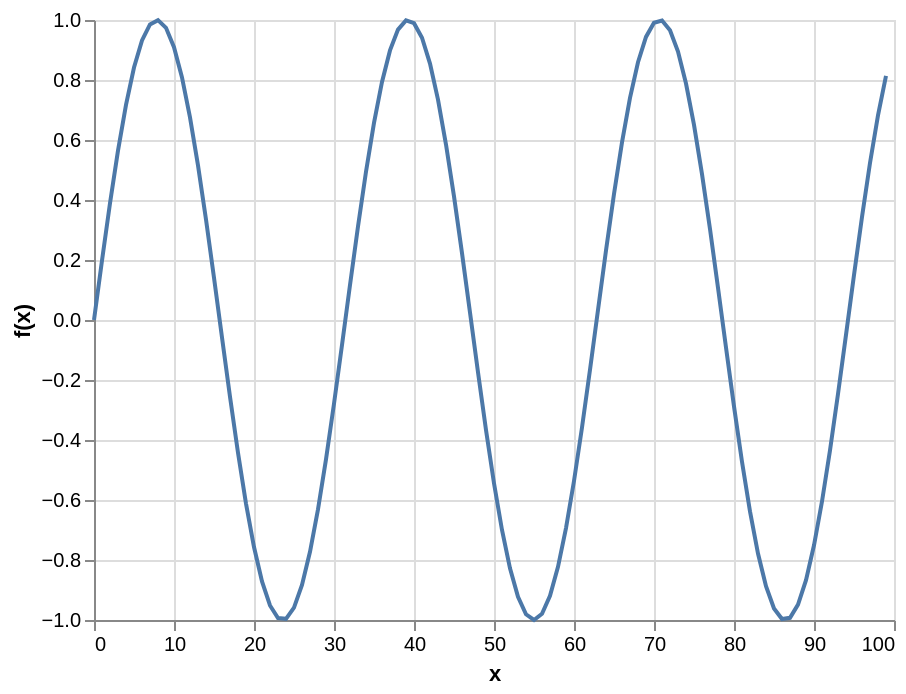

Vega-Lite specification for this chart:
### Vega-Lite specification from a JSON file in a GitHub repository (floating-point values rounded to 4 significant figures)
{"config": {"view": {"continuousWidth": 400, "continuousHeight": 300}}, "data": {"values": [{"x": 0, "f(x)": 0}, {"x": 1, "f(x)": 0.1987}, {"x": 2, "f(x)": 0.3894}, {"x": 3, "f(x)": 0.5646}, {"x": 4, "f(x)": 0.7174}, {"x": 5, "f(x)": 0.8415}, {"x": 6, "f(x)": 0.932}, {"x": 7, "f(x)": 0.9854}, {"x": 8, "f(x)": 0.9996}, {"x": 9, "f(x)": 0.9738}, {"x": 10, "f(x)": 0.9093}, {"x": 11, "f(x)": 0.8085}, {"x": 12, "f(x)": 0.6755}, {"x": 13, "f(x)": 0.5155}, {"x": 14, "f(x)": 0.335}, {"x": 15, "f(x)": 0.1411}, {"x": 16, "f(x)": -0.05837}, {"x": 17, "f(x)": -0.2555}, {"x": 18, "f(x)": -0.4425}, {"x": 19, "f(x)": -0.6119}, {"x": 20, "f(x)": -0.7568}, {"x": 21, "f(x)": -0.8716}, {"x": 22, "f(x)": -0.9516}, {"x": 23, "f(x)": -0.9937}, {"x": 24, "f(x)": -0.9962}, {"x": 25, "f(x)": -0.9589}, {"x": 26, "f(x)": -0.8835}, {"x": 27, "f(x)": -0.7728}, {"x": 28, "f(x)": -0.6313}, {"x": 29, "f(x)": -0.4646}, {"x": 30, "f(x)": -0.2794}, {"x": 31, "f(x)": -0.08309}, {"x": 32, "f(x)": 0.1165}, {"x": 33, "f(x)": 0.3115}, {"x": 34, "f(x)": 0.4941}, {"x": 35, "f(x)": 0.657}, {"x": 36, "f(x)": 0.7937}, {"x": 37, "f(x)": 0.8987}, {"x": 38, "f(x)": 0.9679}, {"x": 39, "f(x)": 0.9985}, {"x": 40, "f(x)": 0.9894}, {"x": 41, "f(x)": 0.9407}, {"x": 42, "f(x)": 0.8546}, {"x": 43, "f(x)": 0.7344}, {"x": 44, "f(x)": 0.5849}, {"x": 45, "f(x)": 0.4121}, {"x": 46, "f(x)": 0.2229}, {"x": 47, "f(x)": 0.02478}, {"x": 48, "f(x)": -0.1743}, {"x": 49, "f(x)": -0.3665}, {"x": 50, "f(x)": -0.544}, {"x": 51, "f(x)": -0.6999}, {"x": 52, "f(x)": -0.8278}, {"x": 53, "f(x)": -0.9228}, {"x": 54, "f(x)": -0.9809}, {"x": 55, "f(x)": -1.0}, {"x": 56, "f(x)": -0.9792}, {"x": 57, "f(x)": -0.9193}, {"x": 58, "f(x)": -0.8228}, {"x": 59, "f(x)": -0.6935}, {"x": 60, "f(x)": -0.5366}, {"x": 61, "f(x)": -0.3582}, {"x": 62, "f(x)": -0.1656}, {"x": 63, "f(x)": 0.03362}, {"x": 64, "f(x)": 0.2315}, {"x": 65, "f(x)": 0.4202}, {"x": 66, "f(x)": 0.5921}, {"x": 67, "f(x)": 0.7404}, {"x": 68, "f(x)": 0.8592}, {"x": 69, "f(x)": 0.9437}, {"x": 70, "f(x)": 0.9906}, {"x": 71, "f(x)": 0.998}, {"x": 72, "f(x)": 0.9657}, {"x": 73, "f(x)": 0.8948}, {"x": 74, "f(x)": 0.7883}, {"x": 75, "f(x)": 0.6503}, {"x": 76, "f(x)": 0.4864}, {"x": 77, "f(x)": 0.3031}, {"x": 78, "f(x)": 0.1078}, {"x": 79, "f(x)": -0.09191}, {"x": 80, "f(x)": -0.2879}, {"x": 81, "f(x)": -0.4724}, {"x": 82, "f(x)": -0.6381}, {"x": 83, "f(x)": -0.7784}, {"x": 84, "f(x)": -0.8876}, {"x": 85, "f(x)": -0.9614}, {"x": 86, "f(x)": -0.9969}, {"x": 87, "f(x)": -0.9927}, {"x": 88, "f(x)": -0.9488}, {"x": 89, "f(x)": -0.8672}, {"x": 90, "f(x)": -0.751}, {"x": 91, "f(x)": -0.6048}, {"x": 92, "f(x)": -0.4346}, {"x": 93, "f(x)": -0.247}, {"x": 94, "f(x)": -0.04954}, {"x": 95, "f(x)": 0.1499}, {"x": 96, "f(x)": 0.3433}, {"x": 97, "f(x)": 0.5231}, {"x": 98, "f(x)": 0.682}, {"x": 99, "f(x)": 0.8137}]}, "mark": "line", "encoding": {"x": {"field": "x", "type": "quantitative"}, "y": {"field": "f(x)", "type": "quantitative"}}, "$schema": "https://vega.github.io/schema/vega-lite/v5.json", "datasets": {"data-1dade804818bb4a87ac30f362092e342": [{"x": 0, "f(x)": 0}, {"x": 1, "f(x)": 0.1987}, {"x": 2, "f(x)": 0.3894}, {"x": 3, "f(x)": 0.5646}, {"x": 4, "f(x)": 0.7174}, {"x": 5, "f(x)": 0.8415}, {"x": 6, "f(x)": 0.932}, {"x": 7, "f(x)": 0.9854}, {"x": 8, "f(x)": 0.9996}, {"x": 9, "f(x)": 0.9738}, {"x": 10, "f(x)": 0.9093}, {"x": 11, "f(x)": 0.8085}, {"x": 12, "f(x)": 0.6755}, {"x": 13, "f(x)": 0.5155}, {"x": 14, "f(x)": 0.335}, {"x": 15, "f(x)": 0.1411}, {"x": 16, "f(x)": -0.05837}, {"x": 17, "f(x)": -0.2555}, {"x": 18, "f(x)": -0.4425}, {"x": 19, "f(x)": -0.6119}, {"x": 20, "f(x)": -0.7568}, {"x": 21, "f(x)": -0.8716}, {"x": 22, "f(x)": -0.9516}, {"x": 23, "f(x)": -0.9937}, {"x": 24, "f(x)": -0.9962}, {"x": 25, "f(x)": -0.9589}, {"x": 26, "f(x)": -0.8835}, {"x": 27, "f(x)": -0.7728}, {"x": 28, "f(x)": -0.6313}, {"x": 29, "f(x)": -0.4646}, {"x": 30, "f(x)": -0.2794}, {"x": 31, "f(x)": -0.08309}, {"x": 32, "f(x)": 0.1165}, {"x": 33, "f(x)": 0.3115}, {"x": 34, "f(x)": 0.4941}, {"x": 35, "f(x)": 0.657}, {"x": 36, "f(x)": 0.7937}, {"x": 37, "f(x)": 0.8987}, {"x": 38, "f(x)": 0.9679}, {"x": 39, "f(x)": 0.9985}, {"x": 40, "f(x)": 0.9894}, {"x": 41, "f(x)": 0.9407}, {"x": 42, "f(x)": 0.8546}, {"x": 43, "f(x)": 0.7344}, {"x": 44, "f(x)": 0.5849}, {"x": 45, "f(x)": 0.4121}, {"x": 46, "f(x)": 0.2229}, {"x": 47, "f(x)": 0.02478}, {"x": 48, "f(x)": -0.1743}, {"x": 49, "f(x)": -0.3665}, {"x": 50, "f(x)": -0.544}, {"x": 51, "f(x)": -0.6999}, {"x": 52, "f(x)": -0.8278}, {"x": 53, "f(x)": -0.9228}, {"x": 54, "f(x)": -0.9809}, {"x": 55, "f(x)": -1.0}, {"x": 56, "f(x)": -0.9792}, {"x": 57, "f(x)": -0.9193}, {"x": 58, "f(x)": -0.8228}, {"x": 59, "f(x)": -0.6935}, {"x": 60, "f(x)": -0.5366}, {"x": 61, "f(x)": -0.3582}, {"x": 62, "f(x)": -0.1656}, {"x": 63, "f(x)": 0.03362}, {"x": 64, "f(x)": 0.2315}, {"x": 65, "f(x)": 0.4202}, {"x": 66, "f(x)": 0.5921}, {"x": 67, "f(x)": 0.7404}, {"x": 68, "f(x)": 0.8592}, {"x": 69, "f(x)": 0.9437}, {"x": 70, "f(x)": 0.9906}, {"x": 71, "f(x)": 0.998}, {"x": 72, "f(x)": 0.9657}, {"x": 73, "f(x)": 0.8948}, {"x": 74, "f(x)": 0.7883}, {"x": 75, "f(x)": 0.6503}, {"x": 76, "f(x)": 0.4864}, {"x": 77, "f(x)": 0.3031}, {"x": 78, "f(x)": 0.1078}, {"x": 79, "f(x)": -0.09191}, {"x": 80, "f(x)": -0.2879}, {"x": 81, "f(x)": -0.4724}, {"x": 82, "f(x)": -0.6381}, {"x": 83, "f(x)": -0.7784}, {"x": 84, "f(x)": -0.8876}, {"x": 85, "f(x)": -0.9614}, {"x": 86, "f(x)": -0.9969}, {"x": 87, "f(x)": -0.9927}, {"x": 88, "f(x)": -0.9488}, {"x": 89, "f(x)": -0.8672}, {"x": 90, "f(x)": -0.751}, {"x": 91, "f(x)": -0.6048}, {"x": 92, "f(x)": -0.4346}, {"x": 93, "f(x)": -0.247}, {"x": 94, "f(x)": -0.04954}, {"x": 95, "f(x)": 0.1499}, {"x": 96, "f(x)": 0.3433}, {"x": 97, "f(x)": 0.5231}, {"x": 98, "f(x)": 0.682}, {"x": 99, "f(x)": 0.8137}]}}
